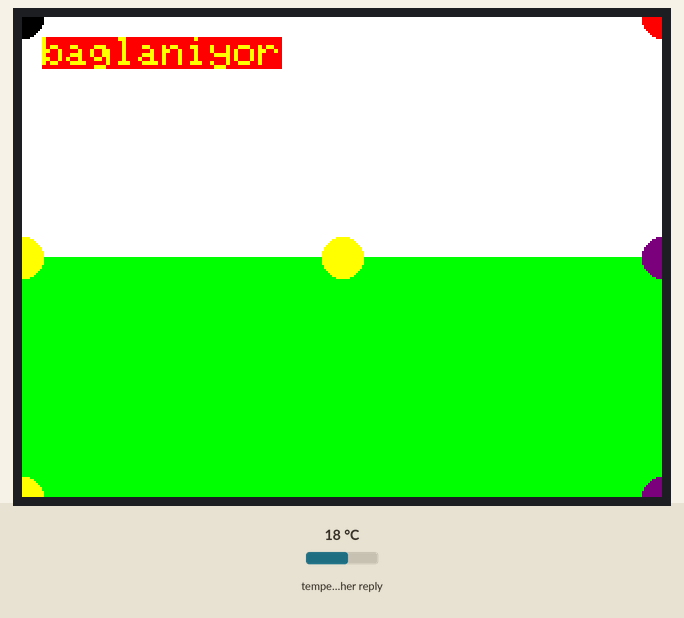
Recording of a sketch running on a simulated ESP8266 (Wemos D1 mini). Shown: 320×240 colour display. Inputs (shaded band) come from the test bench; at power-on: temperature in the weather reply 18 °C. WiFi joins after 1.5 s; servers stay silent unless stated; network time is answered at once with the bench clock; the local clock reads 2024-03-15 10:24:30 at power-on unless the sketch sets it; web services answer with replies made up by the test bench; what the sketch prints to the serial monitor is not drawn.

Above: at 0.3 s.
At 2.3 s:
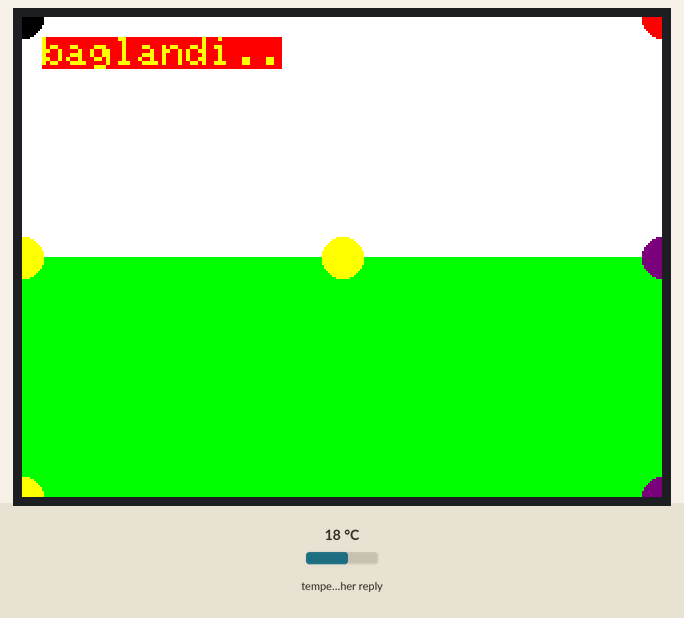
At 5.9 s:
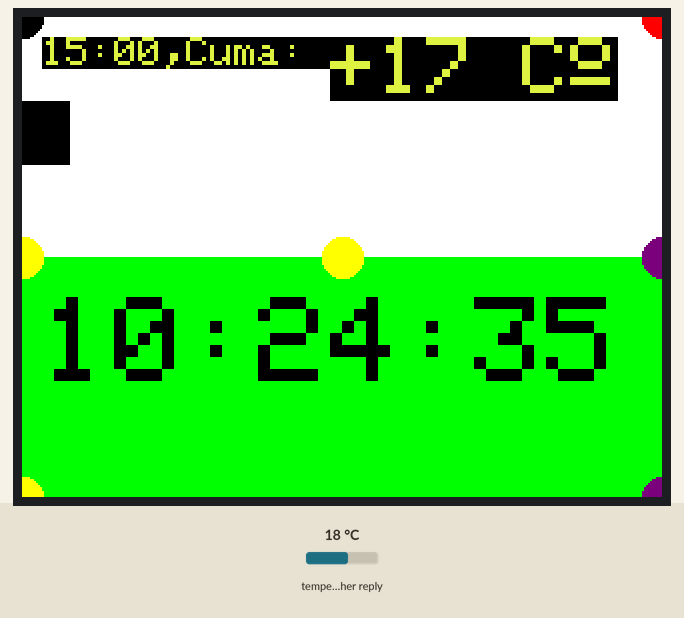
At 13.9 s:
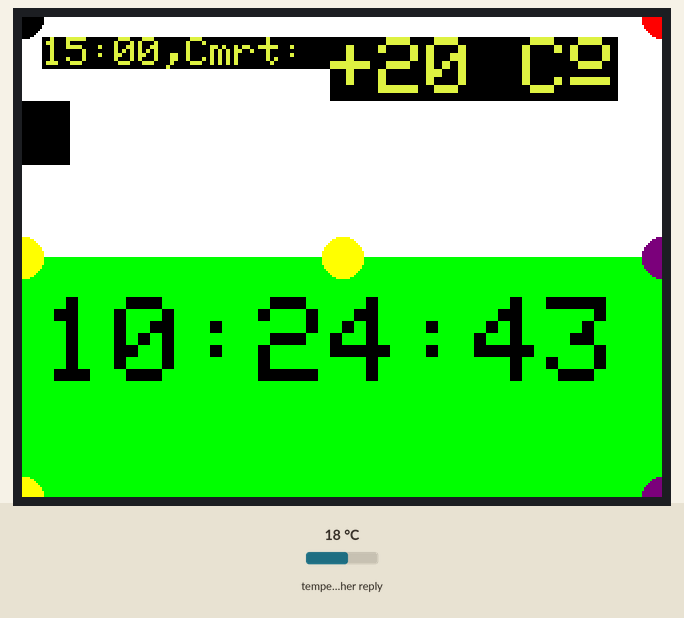
At 21.9 s:
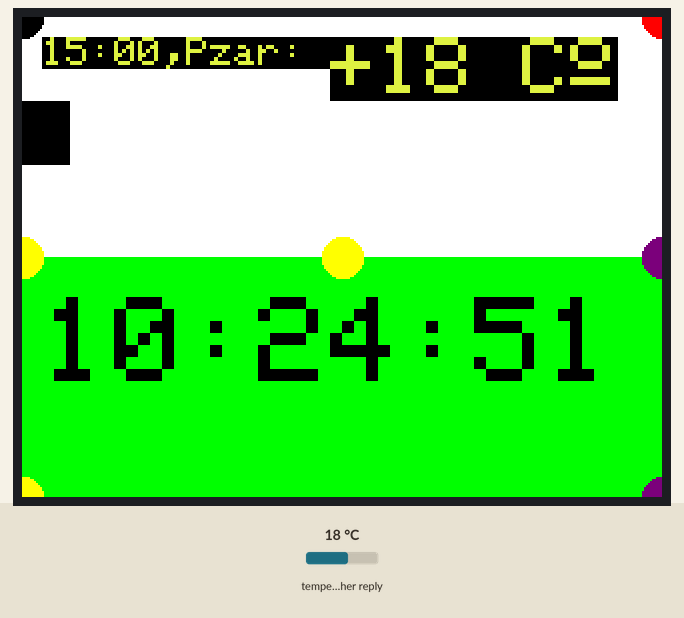
At 38.9 s:
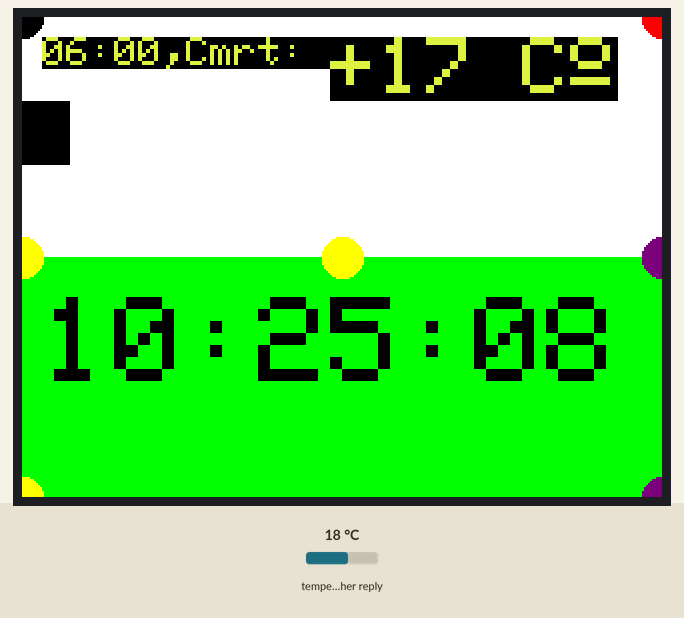

Measured:
- what the display in image 1 shows lasts 3.7 s, from 2.2 s to 5.9 s
- what the display in image 2 shows lasts 1.0 s, from 5.9 s to 6.9 s

The sketch:

2019-12-09-1516_esp8266_webclient_http_request_weather_json.ino
```cpp
#include <SPI.h>
#include <Adafruit_GFX.h>
#include <Adafruit_ILI9341.h>
#include <ESP8266WiFi.h>
#include <WiFiClient.h>
#include <ESP8266HTTPClient.h>
#include <ArduinoJson.h>
#include <TimeLib.h>
#include <NTPClient.h>
#include <WiFiUdp.h>

#define TFT_CS D0  //for D1 mini or TFT I2C Connector Shield (V1.1.0 or later)
#define TFT_DC D8  //for D1 mini or TFT I2C Connector Shield (V1.1.0 or later)
#define TFT_RST -1 //for D1 mini or TFT I2C Connector Shield (V1.1.0 or later)
#define TS_CS D3   //for D1 mini or TFT I2C Connector Shield (V1.1.0 or later)

Adafruit_ILI9341 tft = Adafruit_ILI9341(TFT_CS, TFT_DC, TFT_RST);
////////////////////////////////////////
int n=0;
String a;
String b;
String c;
String d;
String f;
#define LINECOLOR1 0xEBD5
#define mavi1 0x21CE
#define mavi2 0x2AB6
#define mavi3 0x3319
#define mavi4 0x43DF
#define sari1 0xDF88
int renk;
int sicaklik;
int i = 0;
///////////////////////////////
const char* ssid = "GM 9 Pro";
const char* password = "asdf12345678";
DynamicJsonDocument doc(16000);
String payload;
/////////////////////////////////////////
time_t t1=0;
time_t t2=0;
time_t t3=0;
char *ay[]={"","Ocak","Subat","Mart","Nisan","Mayis","Haziran","Temmuz","Agustos","Eylul","Ekim","Kasim","Aralik"};
char* gun[]={"","Pzar","Pzrt","Sali","Crsm","Prsm","Cuma","Cmrt"};
//char* gun[]={"","Pazar","Pazartesi","Sali","Carsamba","Persembe","Cuma","Cumartesi"};
WiFiUDP ntpUDP;
NTPClient timeClient(ntpUDP);
void setup()
{
  Serial.begin(115200);
  timeClient.begin();
  Serial.println("ILI9341 Test!");
  tft.begin();
  tft.setRotation(1);
  tft.setTextColor(ILI9341_YELLOW, ILI9341_RED); tft.setTextSize(2);
  tft.fillRect(0,0, 320,120, ILI9341_WHITE);
  tft.fillRect(0,120,320,240, ILI9341_GREEN);
  tft.fillCircle(0,0,10,ILI9341_BLACK);tft.fillCircle(320,0,10,ILI9341_RED);
  tft.fillCircle(0,240,10,ILI9341_YELLOW);tft.fillCircle(320,240,10,ILI9341_PURPLE);
  tft.fillCircle(0,120,10,ILI9341_YELLOW);tft.fillCircle(320,120,10,ILI9341_PURPLE);
  tft.fillCircle(160,120,10,ILI9341_YELLOW);
WiFi.begin(ssid, password);
while (WiFi.status() != WL_CONNECTED) {
Serial.print("Connecting..");
tft.setCursor(10, 10);tft.print("baglaniyor");
delay(1000);
}
tft.setCursor(10, 10);tft.println("baglandi..");
delay(1000);

}

void loop()
{
if ((WiFi.status() == WL_CONNECTED)&& n==0) { //Check WiFi connection status

HTTPClient http;  //Declare an object of class HTTPClient

http.begin("http://api.openweathermap.org/data/2.5/forecast?lat=39.966477&lon=32.879326&APPID=3d183cadc635fb5328f1eb40606ae0df&units=metric");  //Specify request destination
int httpCode = http.GET();                                                                  //Send the request

if (httpCode > 0) { //Check the returning code

String aa = http.getString();   //Get the request response payload
timeClient.update();
Serial.println(" ");
Serial.println(aa);
Serial.println("*********************************");
deserializeJson(doc,aa);//Print the response payload

serializeJson(doc["list"][20]["dt"], a);
serializeJson(doc["list"][0]["main"]["temp"], b);

//Serial.print("a=>");Serial.println(a);
//Serial.print("b=>");Serial.println(b);


timeClient.setTimeOffset(3600+3600+3600);
t2 = timeClient.getEpochTime();
setTime(t2);
t3=now();

}

http.end();   //Close connection
n=n+1;
}
t2=now();

if ( (t2 - t3)>= 1 ) {
    //Serial.print("t2-t3=> ");Serial.println(t2-t3);

    t3=t2;


if (i <= 26){i=i+1;}else{i=0;}

a="";b="";

serializeJson(doc["list"][i]["dt"], a);
serializeJson(doc["list"][i]["main"]["temp"], b);
t1=a.toInt();
sicaklik=b.toInt();

if ( 0<sicaklik*100 && 800>sicaklik*100 ){renk=mavi1;}
if (-200<sicaklik*100 && 0>sicaklik*100){renk=mavi2;}
if (-400<sicaklik*100 && -200>sicaklik*100){renk=mavi3;}
if (-600<sicaklik*100 && -400>sicaklik*100){renk=mavi4;}
//tft.fillRect(0,0, 320,120, renk);
tft.setTextColor(sari1, renk); tft.setTextSize(2);//yenibilgi https://forum.arduino.cc/index.php?topic=364055.0
tft.setCursor(10,10);if (hour(t1) < 10)tft.print("0");tft.print(hour(t1));tft.print(":00,");tft.print(gun[weekday(t1)]);tft.print(": ");tft.setTextSize(4);if (sicaklik >= 0)tft.print("+");tft.print(sicaklik);tft.print(" C");tft.print(char(167));tft.print(" ");
//tft.setCursor(10,10);tft.print("");tft.print(gun[weekday(t1)]);tft.print("    ");
//tft.setCursor(180,10);if (hour(t1) < 10)tft.print("0");tft.print(hour(t1));tft.print(":00");

//tft.fillRect(0,110, 320,130, sari1);
tft.setTextColor(ILI9341_BLACK, ILI9341_GREEN); tft.setTextSize(6);
tft.setCursor(10,140);if (hour(t2) < 10)tft.print("0");tft.print(hour(t2));tft.print(":");if (minute(t2) < 10)tft.print("0");tft.print(minute(t2));tft.print(":");if (second(t2) < 10)tft.print("0");tft.print(second(t2));

}


}
```
